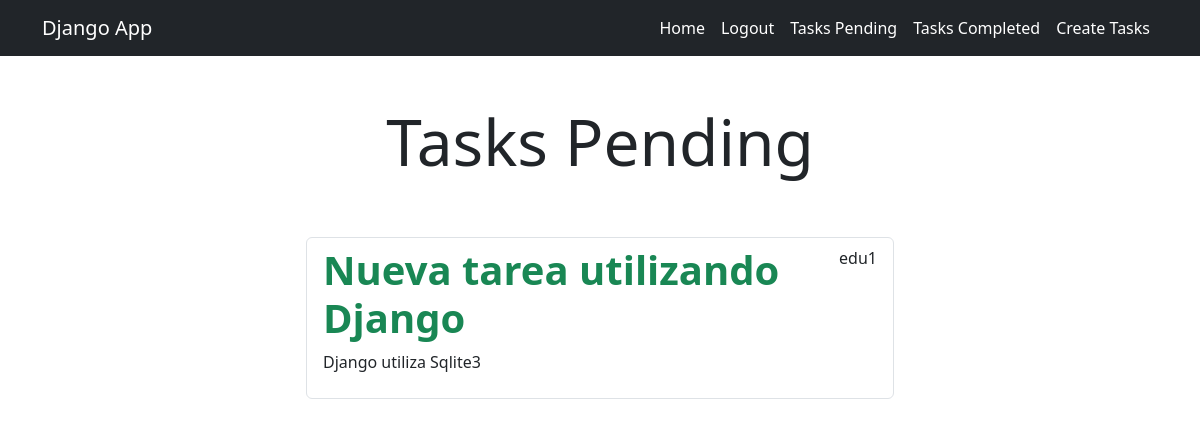
/tasks/ (signed in), run on an earlier commit of the app's database.
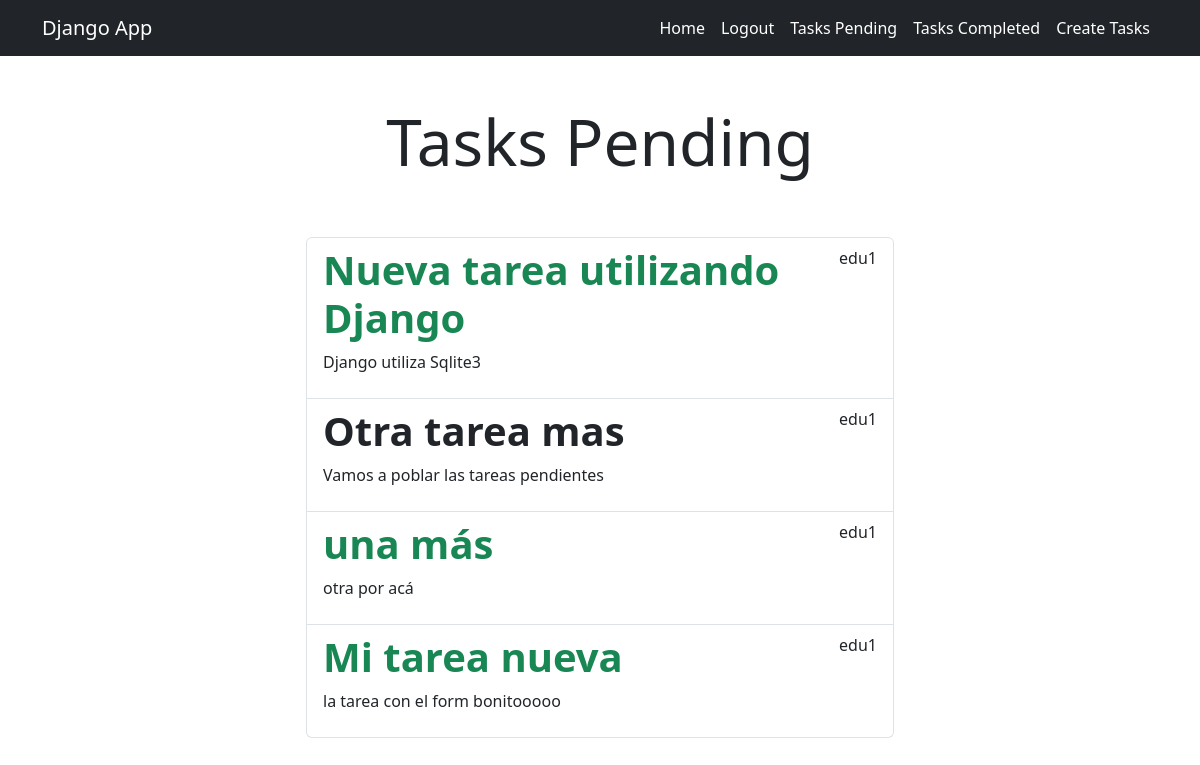
And on a later commit of the database.
### tasks/models.py (models this page shows, shortened)
class Task (models.Model):
    title = models.CharField(max_length=100)
    description = models.TextField(blank=True)
    created = models.DateTimeField(auto_now_add=True)
    datecompleted  = models.DateTimeField(null=True)
    important = models.BooleanField(default=False)
    user = models.ForeignKey(User, on_delete=models.CASCADE)

### tasks/views.py (the view)
# urls.py: path('tasks/', views.tasks, name='tasks'),
@login_required
def tasks(request):
    tasks = Task.objects.filter(user=request.user, datecompleted__isnull=True)
    return render(request, 'tasks.html', {'tasks': tasks})

### tasks/templates/tasks.html
{% extends 'base.html' %}
{% block content %}
    <main class="conteiner">
        <div class="row">
            <div class="col-md-6 offset-md-3">
                <h1 class="text-center display-3 py-5">Tasks Pending</h1>
                <ul class="list-group">
                    {% for task in tasks %}
                        <a class="list-group-item" href="{% url 'task_detail' task.id %}">
                            <header class="d-flex justify-content-between">
                                {% if task.important %}
                                    <h1 class="fw-bold text-success">{{task.title}}</h1>
                                {% else %}
                                    <h1 class="fw-bold">{{task.title}}</h1>
                                {% endif %}
                                <p>{{task.user.username}}</p>
                            </header>
                            <p>{{task.description}}</p>
                        </a>
                    {% endfor %}
                </ul>
            </div>
        </div>
    </main>
{% endblock %}

### tasks/templates/base.html (shortened to what this page needs)
<!DOCTYPE html>
<html lang="en">
<head>
  <link rel="stylesheet" href="https://cdn.jsdelivr.net/npm/bootstrap@5.3.0/dist/css/bootstrap.min.css">
</head>
<body>
  <nav class="navbar navbar-expand-lg bg-dark navbar-dark">
    <div class="container">
      <a class="navbar-brand" href="/">Django App</a>
      <div class="collapse navbar-collapse" id="navbarNav">
        <ul class="navbar-nav ms-auto">
          <li class="nav-item">
            <a class="nav-link active" href="/">Home</a>
          </li>
          {% if user.is_authenticated %}
          <li class="nav-item">
            <a class="nav-link active" href="/logout">Logout</a>
          </li>
          <li class="nav-item">
            <a class="nav-link active" href="/tasks">Tasks Pending</a>
          </li>
          <li class="nav-item">
            <a class="nav-link active" href="/tasks_completed">Tasks Completed</a>
          </li>
          <li class="nav-item">
            <a class="nav-link active" href="/tasks/create">Create Tasks</a>
          </li>
          {% endif %}
        </ul>
      </div>
    </div>
  </nav>
  {% block content %}
  {% endblock %}
</body>
</html>

What changed in the data, as far as the page shows it:
added Task: title "Otra tarea mas", user.username "edu1", description "Vamos a poblar las tareas pendientes"
added Task: title "una más", user.username "edu1", description "otra por acá"
added Task: title "Mi tarea nueva", user.username "edu1", description "la tarea con el form bonitooooo"
